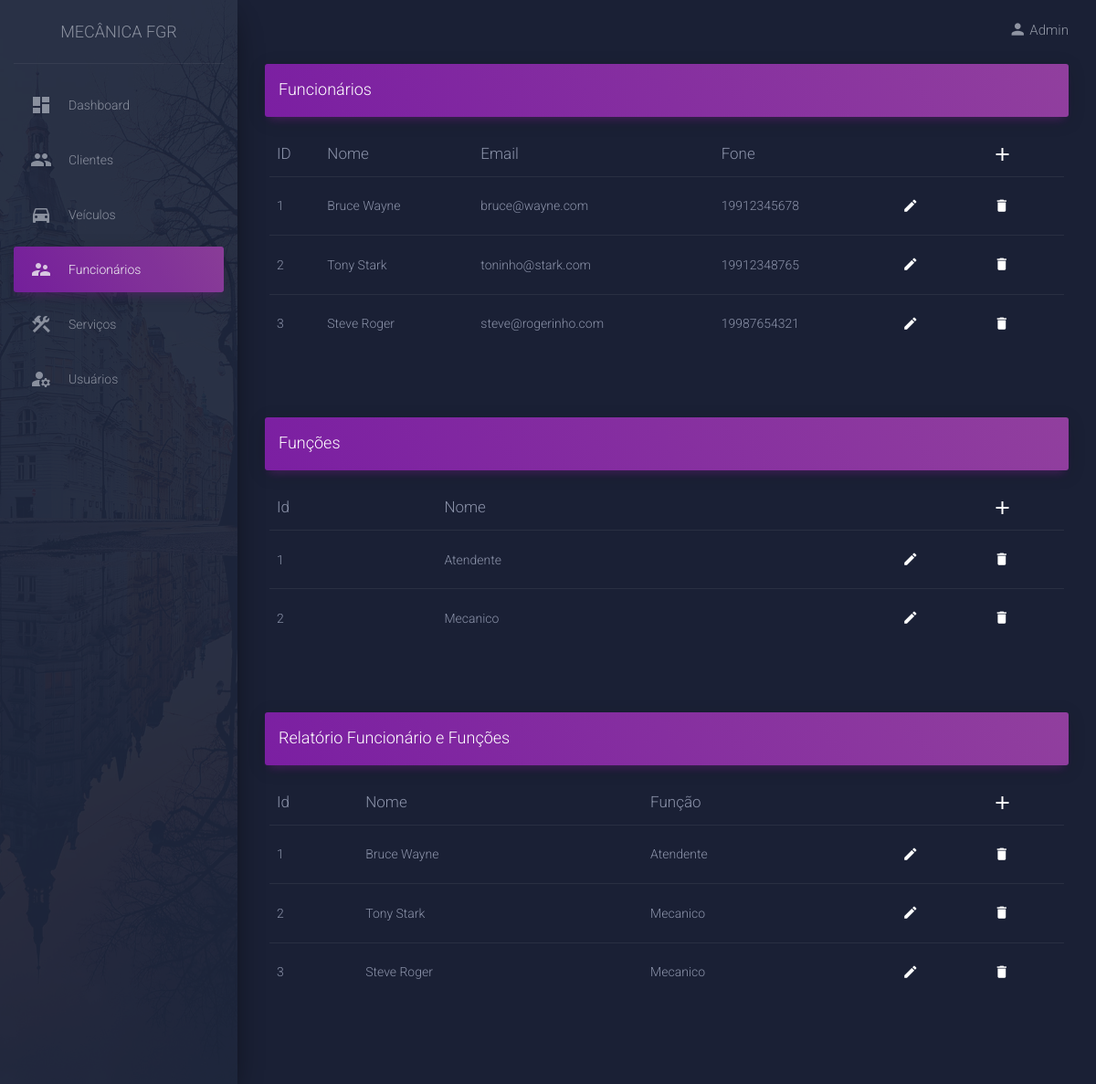
The page /views/funcionario.php (signed in) on the database its author committed.
### tables this page shows
CREATE TABLE `usuario` (
  `idUser` int(11) NOT NULL,
  `nomeUser` varchar(100) NOT NULL,
  `username` varchar(100) NOT NULL,
  `password` varchar(100) NOT NULL
);

CREATE TABLE `funcionario` (
  `idFuncionario` int(11) NOT NULL,
  `nomeFuncionario` varchar(100) NOT NULL,
  `emailFuncionario` varchar(100) NOT NULL,
  `celularFuncionario` varchar(11) NOT NULL
);

CREATE TABLE `funcao` (
  `idFuncao` int(11) NOT NULL,
  `nomeFuncao` varchar(50) NOT NULL
);

CREATE TABLE `funcionariofuncao` (
  `id` int(11) NOT NULL,
  `id_funcionario` int(11) NOT NULL,
  `id_funcao` int(11) NOT NULL
);

### views/funcionario.php (the view, shortened to what this page needs)
<?php
require('../conexao.php');
$username = $_SESSION["username"];
$nome     = $_SESSION["nomeUser"];
     $query = "SELECT * FROM usuario WHERE username = '$username'";
              $busca = mysqli_query($conn, $query);
              while ($dados = mysqli_fetch_array($busca)) {
                $nome = $dados['nomeUser'];
              }
?>
<!DOCTYPE html>
<html lang="en">
<head>
  <link rel="stylesheet" href="https://maxcdn.bootstrapcdn.com/font-awesome/latest/css/font-awesome.min.css">
  <link href="../assets/css/material-dashboard.css?v=2.1.0" rel="stylesheet" />
  <link href="../assets/demo/demo.css" rel="stylesheet" />
</head>
<body class="dark-edition">
  <div class="wrapper ">
    <div class="sidebar" data-color="purple" data-background-color="black" data-image="../assets/img/sidebar-2.jpg">
      <div class="logo"><a href="#" class="simple-text logo-normal">
        Mecânica FGR
        </a></div>
        <div class="sidebar-wrapper">
          <ul class="nav">
            <li class="nav-item  ">
              <a class="nav-link" href="./dashboard.php">
                <i class="material-icons">dashboard</i>
                <p>Dashboard</p>
              </a>
            </li>
            <li class="nav-item ">
              <a class="nav-link" href="./cliente.php">
                <i class="material-icons">people</i>
                <p>Clientes</p>
              </a>
            </li>
            <li class="nav-item ">
              <a class="nav-link" href="./veiculo.php">
                <i class="material-icons">directions_car</i>
                <p>Veículos</p>
              </a>
            </li>
            <li class="nav-item active">
              <a class="nav-link" href="./funcionario.php">
                <i class="material-icons">supervisor_account</i>
                <p>Funcionários</p>
              </a>
            </li>
            <li class="nav-item ">
              <a class="nav-link" href="./servico.php">
                <i class="material-icons">construction</i>
                <p>Serviços</p>
              </a>
            </li>
            <li class="nav-item ">
              <a class="nav-link" href="./usuario.php">
                <i class="material-icons">manage_accounts</i>
                <p>Usuários</p>
              </a>
            </li>
        </ul>
      </div>
    </div>
    <div class="main-panel">
      <nav class="navbar navbar-expand-lg navbar-transparent navbar-absolute fixed-top " id="navigation-example">
        <div class="container-fluid">
          <div class="collapse navbar-collapse justify-content-end">
            <ul class="navbar-nav">
              <li class="nav-item dropdown">
                <a class="nav-link" href="javscript:void(0)" id="navbarDropdownMenuLink" data-toggle="dropdown" aria-haspopup="true" aria-expanded="false">
                  <div class="d-flex align-items-center justify-content-center">
                    <i class="material-icons">person</i>
                    <h1 style="font-size: 15px; margin: 0; text-transform: capitalize;"><?php echo $nome; ?></h1>
                  </div>
                </a>
              </li>
            </ul>
          </div>
        </div>
      </nav>
      <div class="content">
        <div class="container-fluid">
          <div class="row">
            <div class="col-md-12">
              <div class="card card-plain">
                <div class="card-header card-header-primary">
                  <h4 class="card-title mt-0">Funcionários</h4>
                </div>
                <div class="card-body">
                  <div class="table-responsive">
                    <table class="table table-hover">
                      <thead class="">
                        <th>ID</th>
                        <th>Nome</th>
                        <th>Email</th>
                        <th>Fone</th>
                        <th></th>
                        <th>
                          <a type="button" href="../forms/formFuncionario.php" rel="tooltip" title="Adicionar" style="margin-left: 18px;">
                            <i class="material-icons" style="padding-right: 30px;">add</i></th>
                      </thead>
                        <tbody>
                        <tr>
                          <?php
                          require('../conexao.php');
                          $query = "SELECT * FROM funcionario";
                          $busca = mysqli_query($conn, $query);
                          while ($dados = mysqli_fetch_array($busca)) {
                          ?>
                          <td><?php echo $dados['idFuncionario'] ?></td>
                          <td><?php echo $dados['nomeFuncionario'] ?></td>
                          <td><?php echo $dados['emailFuncionario'] ?></td>
                          <td><?php echo $dados['celularFuncionario'] ?></td>
                          <td style="width: 5%">
                            <a href="../forms/editFuncionario.php?idFuncionario=<?php echo $dados['idFuncionario']?>">
                              <button type="button" rel="tooltip" title="Editar" class="btn btn-white btn-link btn-sm">
                                <i class="material-icons" style="padding-right: 25px;">edit</i>
                              </button>
                            </a>
                          </td>
                          <td style="width: 5%">
                            <a href="../delete/funcionario.php?idFuncionario=<?php echo $dados['idFuncionario']?>">
                              <button type="button" rel="tooltip" title="Excluir" class="btn btn-white btn-link btn-sm">
                                <i class="material-icons" style="padding-right: 30px;">delete</i>
                              </button>
                            </a>
                          </td>
                        </tr>
                        <?php } ?>
                      </tbody>
                    </table>
                  </div>
                </div>
              </div>
            </div>
            <div class="col-md-12">
              <div class="card card-plain">
                <div class="card-header card-header-primary">
                  <h4 class="card-title mt-0">Funções</h4>
                </div>
                <div class="card-body">
                  <div class="table-responsive">
                    <table class="table table-hover">
                      <thead class="">
                        <th>Id</th>
                        <th>Nome</th>
                        <th></th>
                        <th>
                          <a type="button" href="../forms/formFuncao.php" rel="tooltip" title="Adicionar" style="margin-left: 18px;">
                            <i class="material-icons" style="padding-right: 30px;">add</i></th>
                      </thead>
                        <tbody>
                        <tr>
                          <?php
                          require('../conexao.php');
                          $query = "SELECT * FROM funcao";
                          $busca = mysqli_query($conn, $query);
                          while ($dados = mysqli_fetch_array($busca)) {
                          ?>
                          <td><?php echo $dados['idFuncao'] ?></td>
                          <td><?php echo $dados['nomeFuncao'] ?></td>
                          <td style="width: 5%">
                            <a href="../forms/editFuncao.php?idFuncao=<?php echo $dados['idFuncao']?>">
                              <button type="button" rel="tooltip" title="Editar" class="btn btn-white btn-link btn-sm">
                                <i class="material-icons" style="padding-right: 25px;">edit</i>
                              </button>
                            </a>
                          </td>
                          <td style="width: 5%">
                            <a href="../delete/funcao.php?idFuncao=<?php echo $dados['idFuncao']?>">
                              <button type="button" rel="tooltip" title="Excluir" class="btn btn-white btn-link btn-sm">
                                <i class="material-icons" style="padding-right: 30px;">delete</i>
                              </button>
                            </a>
                          </td>
                        </tr>
                        <?php } ?>
                      </tbody>
                    </table>
                  </div>
                </div>
              </div>
            </div>
            <div class="col-md-12">
              <div class="card card-plain">
                <div class="card-header card-header-primary">
                  <h4 class="card-title mt-0">Relatório Funcionário e Funções</h4>
                </div>
                <div class="card-body">
                  <div class="table-responsive">
                    <table class="table table-hover">
                      <thead class="">
                        <th>Id</th>
                        <th>Nome</th>
                        <th>Função</th>
                        <th></th>
                        <th>
                          <a type="button" href="../forms/formFuncionarioFuncao.php" rel="tooltip" title="Adicionar" style="margin-left: 18px;">
                            <i class="material-icons" style="padding-right: 30px;">add</i></th>
                      </thead>
                        <tbody>
                        <tr>
                          <?php
                          require('../conexao.php');
                          $query = "SELECT id, nomeFuncionario, nomeFuncao
                                    FROM funcionariofuncao
                                    INNER JOIN funcionario ON id_funcionario = idFuncionario
                                    INNER JOIN funcao ON id_funcao = idFuncao";
                          $busca = mysqli_query($conn, $query);
                          while ($dados = mysqli_fetch_array($busca)) {
                          ?>
                          <td><?php echo $dados['id'] ?></td>
                          <td><?php echo $dados['nomeFuncionario'] ?></td>
                          <td><?php echo $dados['nomeFuncao'] ?></td>
                          <td style="width: 5%">
                            <a href="../forms/editFuncionarioFuncao.php?id=<?php echo $dados['id']?>">
                              <button type="button" rel="tooltip" title="Editar" class="btn btn-white btn-link btn-sm">
                                <i class="material-icons" style="padding-right: 25px;">edit</i>
                              </button>
                            </a>
                          </td>
                          <td style="width: 5%">
                            <a href="../delete/funcfunc.php?id=<?php echo $dados['id']?>">
                              <button type="button" rel="tooltip" title="Excluir" class="btn btn-white btn-link btn-sm">
                                <i class="material-icons" style="padding-right: 30px;">delete</i>
                              </button>
                            </a>
                          </td>
                        </tr>
                        <?php } ?>
                      </tbody>
                    </table>
                  </div>
                </div>
              </div>
            </div>
          </div>
        </div>
      </div>
    </div>
  </div>
</body>
</html>

### rows shown on the page
usuario: nomeUser "Admin"
funcionario: idFuncionario "1", nomeFuncionario "Bruce Wayne", emailFuncionario "bruce@wayne.com", celularFuncionario "19912345678"
funcionario: idFuncionario "2", nomeFuncionario "Tony Stark", emailFuncionario "toninho@stark.com", celularFuncionario "19912348765"
funcionario: idFuncionario "3", nomeFuncionario "Steve Roger", emailFuncionario "steve@rogerinho.com", celularFuncionario "19987654321"
funcao: idFuncao "1", nomeFuncao "Atendente"
funcao: idFuncao "2", nomeFuncao "Mecanico"
funcionariofuncao: id "1", id_funcionario.nomeFuncionario "Bruce Wayne", id_funcao.nomeFuncao "Atendente"
funcionariofuncao: id "2", id_funcionario.nomeFuncionario "Tony Stark", id_funcao.nomeFuncao "Mecanico"
funcionariofuncao: id "3", id_funcionario.nomeFuncionario "Steve Roger", id_funcao.nomeFuncao "Mecanico"
